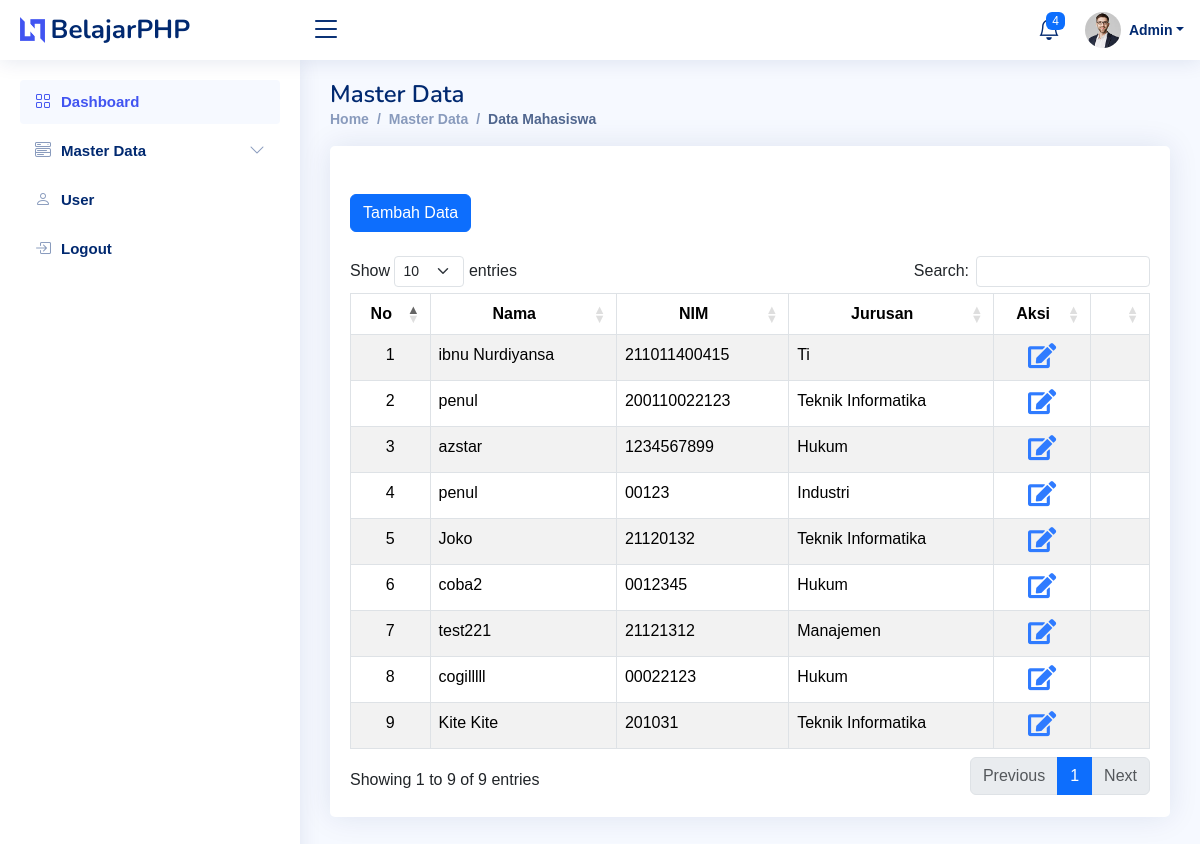
The app's page /admin/index.php?page=data (signed in) with its own data.
### tables this page shows
CREATE TABLE `mahasiswa` (
  `Id` int(11) NOT NULL,
  `Nama` char(30) NOT NULL,
  `NIM` varchar(12) NOT NULL,
  `Jurusan` char(35) NOT NULL
);

### admin/views/tampil_data.php (the view, shortened to what this page needs)
<main id="main" class="main">
    <div class="pagetitle">
        <h1>Master Data</h1>
        <nav>
            <ol class="breadcrumb">
                <li class="breadcrumb-item"><a href="">Home</a></li>
                <li class="breadcrumb-item ">Master Data</li>
                <li class="breadcrumb-item active">Data Mahasiswa</li>
            </ol>
        </nav>
    </div>
    <section class="section dashboard">
        <div class="row">
            <div class="col-lg-12">
                <div class="row">
                    <div class="col-12">
                        <div class="card">
                            <div class="card-body">
                                <button type="button" class="btn btn-primary mb-4 mt-5" data-bs-toggle="modal" data-bs-target="#exampleModal">
                                    Tambah Data
                                </button>
                                <table class="table table-bordered table-striped table-hover mt-5 hover" id="tableData">
                                    <thead>
                                        <tr class="text-center">
                                            <th scope="col" class="text-center">No</th>
                                            <th scope="col">Nama</th>
                                            <th scope="col">NIM</th>
                                            <th scope="col">Jurusan</th>
                                            <th scope="col" colspan="">Aksi</th>
                                            <th></th>
                                        </tr>
                                    </thead>
                                    <tbody>
                                        <?php
                                        require_once '../connection.php';
                                        $query = mysqli_query($connection, "SELECT * FROM mahasiswa");
                                        $no = 0;
                                        while ($hasil = mysqli_fetch_array($query)) {
                                            $no++;
                                        ?>
                                            <tr>
                                                <td class="text-center"><?php echo $no ?></td>
                                                <td><?= $hasil['Nama'] ?></td>
                                                <td><?= $hasil['NIM'] ?></td>
                                                <td><?= $hasil['Jurusan'] ?></td>
                                                <td class="text-center ms-2" colspan="">
                                                    <a href="" onclick="editdata('<?= $hasil['Id'] ?>')" data-bs-toggle="modal" data-bs-target="#exampleModal1">
                                                        <i class="fa fa-edit" style="font-size:25px; color:#2f7bff"></i>
                                                    </a>
                                                </td>
                                                <td class="text-center">
                                                    <a href="controllers/proses_hapus_data.php?id=<?= $hasil['Id'] ?>" onclick="return confirm('Apakah anda yakin ingin menghapus <?= $hasil['Nama'] ?>')">
                                                        <i class="fa fa-trash-o" style="font-size:25px; color:red"></i>
                                                    </a>
                                                </td>
                                            </tr>
                                        <?php
                                        }
                                        ?>
                                    </tbody>
                                </table>
                            </div>
                        </div>
                    </div>
                </div>
            </div>
        </div>
    </section>
</main>

### admin/index.php (shortened to what this page needs)
<!DOCTYPE html>
<html lang="en">
<head>
    <link href="https://cdn.jsdelivr.net/npm/bootstrap@5.3.2/dist/css/bootstrap.min.css" rel="stylesheet">
    <link rel="stylesheet" href="https://cdnjs.cloudflare.com/ajax/libs/font-awesome/4.7.0/css/font-awesome.min.css">
    <link rel="stylesheet" href="asset/css/style.css">
    <link rel="stylesheet" type="text/css" href="https://cdn.datatables.net/1.13.7/css/dataTables.bootstrap5.min.css">
    <link rel="stylesheet" type="text/css" href="https://cdn.datatables.net/v/dt-1.10.24/datatables.min.css" />
    <link rel="stylesheet" href="https://cdnjs.cloudflare.com/ajax/libs/twitter-bootstrap/5.3.0/css/bootstrap.min.css">
    <link rel="stylesheet" href="https://cdnjs.cloudflare.com/ajax/libs/font-awesome/5.15.2/css/all.min.css">
    <link href="assets/vendor/bootstrap/css/bootstrap.min.css" rel="stylesheet">
    <link href="assets/vendor/bootstrap-icons/bootstrap-icons.css" rel="stylesheet">
    <link href="assets/vendor/boxicons/css/boxicons.min.css" rel="stylesheet">
    <link href="assets/vendor/quill/quill.snow.css" rel="stylesheet">
    <link href="assets/vendor/quill/quill.bubble.css" rel="stylesheet">
    <link href="assets/vendor/remixicon/remixicon.css" rel="stylesheet">
    <link href="assets/vendor/simple-datatables/style.css" rel="stylesheet">
    <link href="assets/css/style.css" rel="stylesheet">
</head>
<body>
    <header id="header" class="header fixed-top d-flex align-items-center">
        <div class="d-flex align-items-center justify-content-between">
            <a href="index.html" class="logo d-flex align-items-center">
                <img src="assets/img/logo.png" alt="">
                <span class="d-none d-lg-block">BelajarPHP</span>
            </a>
            <i class="bi bi-list toggle-sidebar-btn"></i>
        </div>
        <nav class="header-nav ms-auto">
            <ul class="d-flex align-items-center">
                <li class="nav-item dropdown">
                    <a class="nav-link nav-icon" href="#" data-bs-toggle="dropdown">
                        <i class="bi bi-bell"></i>
                        <span class="badge bg-primary badge-number">4</span>
                    </a>
                </li>
                <li class="nav-item dropdown pe-3">
                    <a class="nav-link nav-profile d-flex align-items-center pe-0" href="#" data-bs-toggle="dropdown">
                        <img src="assets/img/profile-img.jpg" alt="Profile" class="rounded-circle">
                        <span class="d-none d-md-block dropdown-toggle ps-2">Admin</span>
                    </a>
                </li>
            </ul>
        </nav>
    </header>
    <aside id="sidebar" class="sidebar">
        <ul class="sidebar-nav" id="sidebar-nav">
            <li class="nav-item">
                <a class="nav-link " href="index.php?page=home">
                    <i class="bi bi-grid"></i>
                    <span>Dashboard</span>
                </a>
            </li>
            <li class="nav-item">
                <a class="nav-link collapsed" data-bs-target="#components-nav" data-bs-toggle="collapse" href="#">
                    <i class="bi bi-menu-button-wide"></i><span>Master Data</span><i class="bi bi-chevron-down ms-auto"></i>
                </a>
            </li>
            <li class="nav-item">
                <a class="nav-link collapsed" href="index.php?page=register">
                    <i class="bi bi-person"></i><span>User</span>
                </a>
            </li>
            <li class="nav-item">
                <a class="nav-link collapsed" href="../logout.php">
                    <i class="bi bi-box-arrow-in-right"></i><span>Logout</span>
                </a>
            </li>
        </ul>
    </aside>
    <?php
    if (isset($_GET['page'])) {
        $page = $_GET['page'];
        switch ($page) {
            case 'data':
                include 'views/tampil_data.php';
                break;
        }
    } else {
        include 'views/index.php';
    }
    ?>
</body>
</html>

### asset/css/style.css (style rules this page uses)
html, * { margin: 0; padding: 0; box-sizing: border-box; font-family: Helvetica, sans-serif; }
#tableData th { text-align: center; }

### admin/assets/css/style.css (style rules this page uses)
:root { scroll-behavior: smooth; }
body { font-family: "Open Sans", sans-serif; background: #f6f9ff; color: #444444; }
a { color: #4154f1; text-decoration: none; }
h1, h2, h3, h4, h5, h6 { font-family: "Nunito", sans-serif; }
#main { margin-top: 60px; padding: 20px 30px; transition: all 0.3s; }
.pagetitle { margin-bottom: 10px; }
.pagetitle h1 { font-size: 24px; margin-bottom: 0; font-weight: 600; color: #012970; }
.card { margin-bottom: 30px; border: none; border-radius: 5px; box-shadow: 0px 0 30px rgba(1, 41, 112, 0.1); }
.card-body { padding: 0 20px 20px 20px; }
.breadcrumb { font-size: 14px; font-family: "Nunito", sans-serif; color: #899bbd; font-weight: 600; }
.breadcrumb a { color: #899bbd; transition: 0.3s; }
.breadcrumb .breadcrumb-item::before { color: #899bbd; }
.breadcrumb .active { color: #51678f; font-weight: 600; }
.logo { line-height: 1; }
@media (min-width: 1200px) { .logo { width: 280px; } }
.logo img { max-height: 26px; margin-right: 6px; }
.logo span { font-size: 26px; font-weight: 700; color: #012970; font-family: "Nunito", sans-serif; }
.header { transition: all 0.5s; z-index: 997; height: 60px; box-shadow: 0px 2px 20px rgba(1, 41, 112, 0.1); background-color: #fff; padding-left: 20px; }
.header .toggle-sidebar-btn { font-size: 32px; padding-left: 10px; cursor: pointer; color: #012970; }
.header-nav ul { list-style: none; }
.header-nav>ul { margin: 0; padding: 0; }
.header-nav .nav-icon { font-size: 22px; color: #012970; margin-right: 25px; position: relative; }
.header-nav .nav-profile { color: #012970; }
.header-nav .nav-profile img { max-height: 36px; }
.header-nav .nav-profile span { font-size: 14px; font-weight: 600; }
.header-nav .badge-number { position: absolute; inset: -2px -5px auto auto; font-weight: normal; font-size: 12px; padding: 3px 6px; }
.sidebar { position: fixed; top: 60px; left: 0; bottom: 0; width: 300px; z-index: 996; transition: all 0.3s; padding: 20px; overflow-y: auto; scrollbar-width: thin; scrollbar-color: #aab7cf transparent; box-shadow: 0px 0px 20px rgba(1, 41, 112, 0.1); background-color: #fff; }
@media (min-width: 1200px) { #main, #footer { margin-left: 300px; } }
.sidebar-nav { padding: 0; margin: 0; list-style: none; }
.sidebar-nav li { padding: 0; margin: 0; list-style: none; }
.sidebar-nav .nav-item { margin-bottom: 5px; }
.sidebar-nav .nav-link { display: flex; align-items: center; font-size: 15px; font-weight: 600; color: #4154f1; transition: 0.3; background: #f6f9ff; padding: 10px 15px; border-radius: 4px; }
.sidebar-nav .nav-link i { font-size: 16px; margin-right: 10px; color: #4154f1; }
.sidebar-nav .nav-link.collapsed { color: #012970; background: #fff; }
.sidebar-nav .nav-link.collapsed i { color: #899bbd; }
.sidebar-nav .nav-link .bi-chevron-down { margin-right: 0; transition: transform 0.2s ease-in-out; }

### records on screen
mahasiswa: Nama "ibnu Nurdiyansa", NIM "211011400415", Jurusan "Ti"
mahasiswa: Nama "penul", NIM "200110022123", Jurusan "Teknik Informatika"
mahasiswa: Nama "azstar", NIM "1234567899", Jurusan "Hukum"
mahasiswa: Nama "penul", NIM "00123", Jurusan "Industri"
mahasiswa: Nama "Joko", NIM "21120132", Jurusan "Teknik Informatika"
mahasiswa: Nama "coba2", NIM "0012345", Jurusan "Hukum"
mahasiswa: Nama "test221", NIM "21121312", Jurusan "Manajemen"
mahasiswa: Nama "cogilllll", NIM "00022123", Jurusan "Hukum"
mahasiswa: Nama "Kite Kite", NIM "201031", Jurusan "Teknik Informatika"
